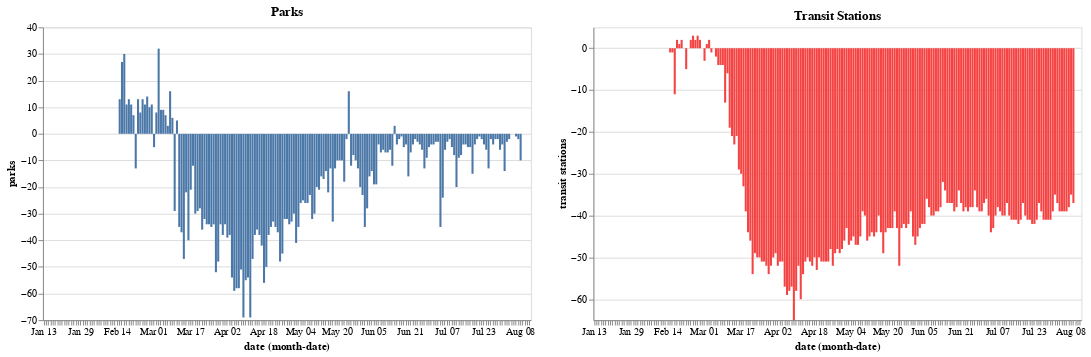

Notebook source saved alongside this figure:
### Code cell
base_la.encode(y='parks').properties(title='Parks') | base_la.encode(y='transit stations',color=red).properties(title='Transit Stations')

### Figure 1 — Vega-Lite specification as saved in the notebook (floating-point values rounded to 4 significant figures; data arrays with more than 128 entries replaced by an {"elided": "..."} marker saying what was removed)
{"config": {"view": {"continuousWidth": 400, "continuousHeight": 300}}, "hconcat": [{"mark": "bar", "encoding": {"x": {"type": "ordinal", "field": "date", "timeUnit": "monthdate"}, "y": {"type": "quantitative", "field": "parks"}}, "title": "Parks", "width": 500}, {"mark": "bar", "encoding": {"color": {"value": "#f54242"}, "x": {"type": "ordinal", "field": "date", "timeUnit": "monthdate"}, "y": {"type": "quantitative", "field": "transit stations"}}, "title": "Transit Stations", "width": 500}], "data": {"name": "data-50e726d12d436f968e114ea18f5e5a5a"}, "$schema": "https://vega.github.io/schema/vega-lite/v4.8.1.json", "datasets": {"data-50e726d12d436f968e114ea18f5e5a5a": {"elided": "213 records"}}}
